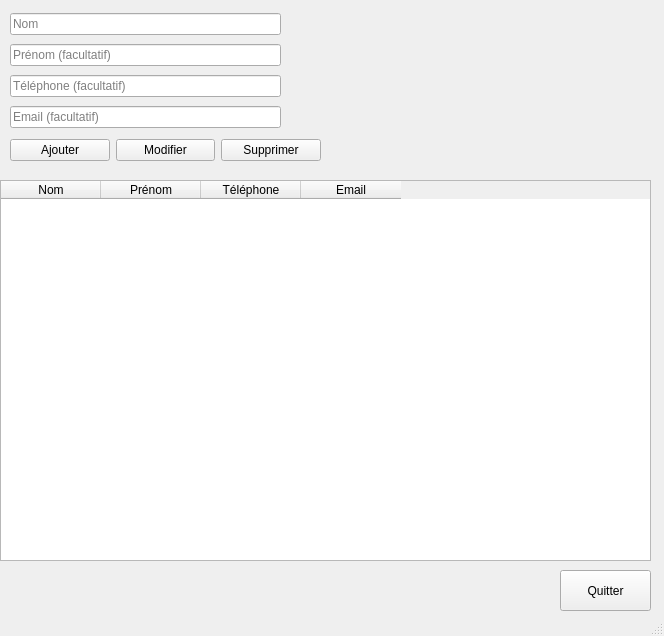
<?xml version="1.0" encoding="UTF-8"?>
<ui version="4.0">
 <class>ContactsManager</class>
 <widget class="QMainWindow" name="ContactsManager">
  <property name="geometry">
   <rect>
    <x>0</x>
    <y>0</y>
    <width>664</width>
    <height>636</height>
   </rect>
  </property>
  <property name="windowTitle">
   <string>Gestion des Contacts</string>
  </property>
  <widget class="QWidget" name="centralwidget">
   <widget class="QTableWidget" name="contacts_table">
    <property name="geometry">
     <rect>
      <x>0</x>
      <y>180</y>
      <width>651</width>
      <height>381</height>
     </rect>
    </property>
    <property name="alternatingRowColors">
     <bool>true</bool>
    </property>
    <property name="selectionBehavior">
     <enum>QAbstractItemView::SelectionBehavior::SelectRows</enum>
    </property>
    <property name="rowCount">
     <number>0</number>
    </property>
    <property name="columnCount">
     <number>4</number>
    </property>
    <property name="horizontalHeaderLabels" stdset="0">
     <stringlist/>
    </property>
    <column>
     <property name="text">
      <string>Nom</string>
     </property>
    </column>
    <column>
     <property name="text">
      <string>Prénom</string>
     </property>
    </column>
    <column>
     <property name="text">
      <string>Téléphone</string>
     </property>
    </column>
    <column>
     <property name="text">
      <string>Email</string>
     </property>
    </column>
   </widget>
   <widget class="QPushButton" name="pushButton_quitter">
    <property name="geometry">
     <rect>
      <x>560</x>
      <y>570</y>
      <width>91</width>
      <height>41</height>
     </rect>
    </property>
    <property name="text">
     <string>Quitter</string>
    </property>
   </widget>
   <widget class="QWidget" name="gridLayoutWidget">
    <property name="geometry">
     <rect>
      <x>10</x>
      <y>130</y>
      <width>311</width>
      <height>41</height>
     </rect>
    </property>
    <layout class="QGridLayout" name="gridLayout">
     <item row="0" column="1">
      <widget class="QPushButton" name="edit_button">
       <property name="text">
        <string>Modifier</string>
       </property>
      </widget>
     </item>
     <item row="0" column="0">
      <widget class="QPushButton" name="add_button">
       <property name="text">
        <string>Ajouter</string>
       </property>
      </widget>
     </item>
     <item row="0" column="2">
      <widget class="QPushButton" name="delete_button">
       <property name="text">
        <string>Supprimer</string>
       </property>
      </widget>
     </item>
    </layout>
   </widget>
   <widget class="QWidget" name="gridLayoutWidget_2">
    <property name="geometry">
     <rect>
      <x>10</x>
      <y>10</y>
      <width>271</width>
      <height>121</height>
     </rect>
    </property>
    <layout class="QGridLayout" name="gridLayout_2">
     <item row="0" column="0">
      <widget class="QLineEdit" name="name_input">
       <property name="placeholderText">
        <string>Nom</string>
       </property>
      </widget>
     </item>
     <item row="1" column="0">
      <widget class="QLineEdit" name="prenom_input">
       <property name="placeholderText">
        <string>Prénom (facultatif)</string>
       </property>
      </widget>
     </item>
     <item row="2" column="0">
      <widget class="QLineEdit" name="telephone_input">
       <property name="placeholderText">
        <string>Téléphone (facultatif)</string>
       </property>
      </widget>
     </item>
     <item row="3" column="0">
      <widget class="QLineEdit" name="email_input">
       <property name="placeholderText">
        <string>Email (facultatif)</string>
       </property>
      </widget>
     </item>
    </layout>
   </widget>
  </widget>
  <widget class="QStatusBar" name="statusbar"/>
 </widget>
 <resources/>
 <connections/>
</ui>
